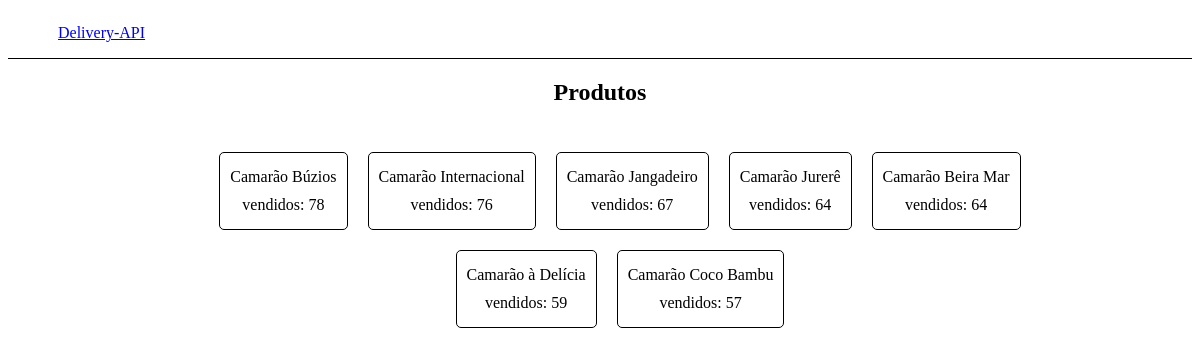
Page /produtos/maisvendidos on the committed database.
### pedidos/models.py (models this page shows, shortened)
class Pedido(models.Model):
    cliente = models.CharField(max_length=255)
    produto = models.CharField(max_length=255)
    valor = models.FloatField()
    entregue = models.BooleanField()
    timestamp = models.DateTimeField(auto_now_add=True)

### pedidos/views.py (the view)
# urls.py: path('produtos/maisvendidos', mais_vendidos, name='mais_vendidos'),
def mais_vendidos(request):
    pedidos = Pedido.objects.values('produto')
    pedidos = pedidos.filter(entregue=True)
    pedidos = pedidos.annotate(pcount=Count('produto')).order_by('-pcount')
    return render(request, 'produtos.html', {'pedidos': pedidos})

### pedidos/templates/produtos.html (shortened to what this page needs)
<!DOCTYPE html>
<html lang="pt-br">
<head>
</head>
<body>
    <header>
        <a style="width: 20%; margin: 0 50px;" href="{% url 'listar_pedidos' %}">Delivery-API</a>
    </header>
    <section class="content" >
        <h1>Produtos</h1>
            <ul class="lista" >
                {% for pedido in pedidos %}
                    <a href="{% url 'valor_total_por_produto' pedido.produto %}" class="item">
                        <li>
                            <p>{{ pedido.produto }}</p>
                            <p>vendidos: {{ pedido.pcount }}</p>
                        </li>
                    </a>
                {% endfor %}
            </ul>
    </section>
</body>
</html>

### pedidos/templates/produtos.html (style rules this page uses)
header { display: flex; width: 100%; height: 50px; justify-content: space-between; align-items: center; border-bottom: 1px solid black; }
body { display: flex; flex-direction: column; align-items: center; justify-content: center; }
.content { display: flex; flex-direction: column; align-items: center; justify-content: center; width: 80%; }
.lista { display: flex; flex-wrap: wrap; align-items: center; justify-content: center; list-style-type: none; }
.lista .item { text-decoration: none; color:black; margin: 10px; display: flex; flex-direction: column; align-items: center; justify-content: center; width: auto; padding: 10px; border: 1px solid black; border-radius: 5px; }
.lista .item li { list-style-type: none; display: flex; flex-direction: column; align-items: center; justify-content: center; }
.lista .item li p { margin: 5px 0px; }

### rows in the picture
Pedido: produto "Camarão Jangadeiro", pcount "67"
Pedido: produto "Camarão à Delícia", pcount "59"

### other values in the picture
{{ pedido.produto }} "Camarão Búzios" "Camarão Internacional" "Camarão Jurerê" "Camarão Beira Mar" "Camarão Coco Bambu"
{{ pedido.pcount }} "78" "76" "64" "64" "57"
